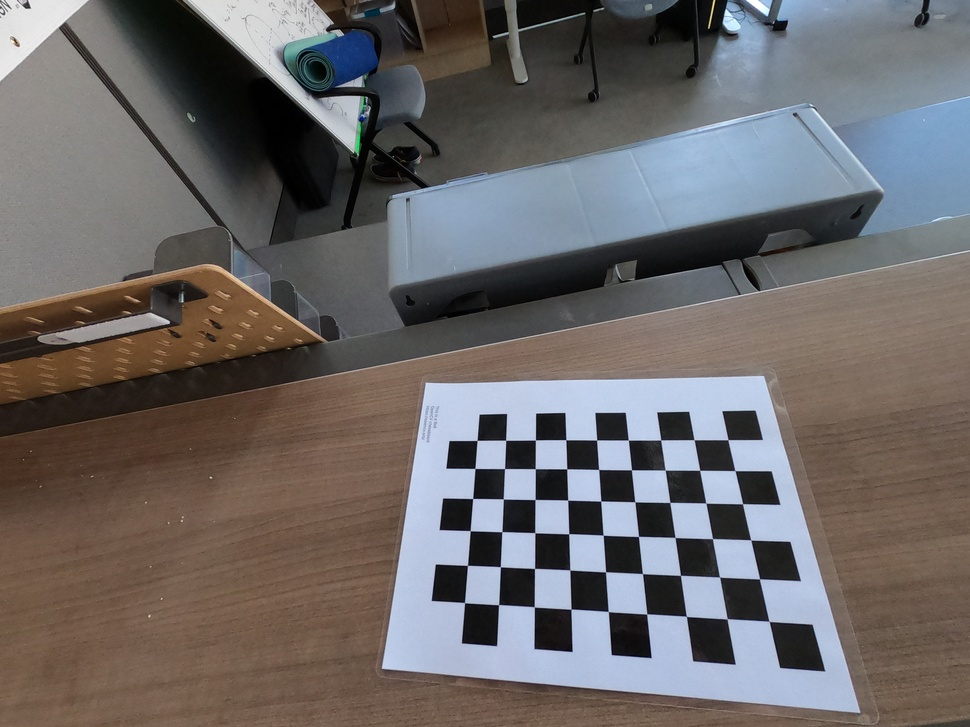
#> input picture scripts/images/GOPR0019.JPG, 970 x 727 px, shrunk from 4000 x 3000 before the run; its folder holds 4 pictures in this run
$ python camcal2.py
#> lines starting #> are read from the running program, lines starting #| are printed output that depends on the picture
#!/usr/bin/env python

import cv2
import numpy as np
import os
import glob
import yaml

# Defining the dimensions of checkerboard
CHECKERBOARD = (6,9)
criteria = (cv2.TERM_CRITERIA_EPS + cv2.TERM_CRITERIA_MAX_ITER, 30, 0.001)

# Creating vector to store vectors of 3D points for each checkerboard image
objpoints = []
# Creating vector to store vectors of 2D points for each checkerboard image
imgpoints = []


# Defining the world coordinates for 3D points
objp = np.zeros((1, CHECKERBOARD[0] * CHECKERBOARD[1], 3), np.float32)
objp[0,:,:2] = np.mgrid[0:CHECKERBOARD[0], 0:CHECKERBOARD[1]].T.reshape(-1, 2)
prev_img_shape = None

# Extracting path of individual image stored in a given directory
images = glob.glob('./images/*.JPG')
print("Num Images", len(images))
for fname in images:
    img = cv2.imread(fname)
#> img is the input picture: shape (727, 970, 3); mean B, G, R 103.7, 103.9, 107.9
    gray = cv2.cvtColor(img,cv2.COLOR_BGR2GRAY)
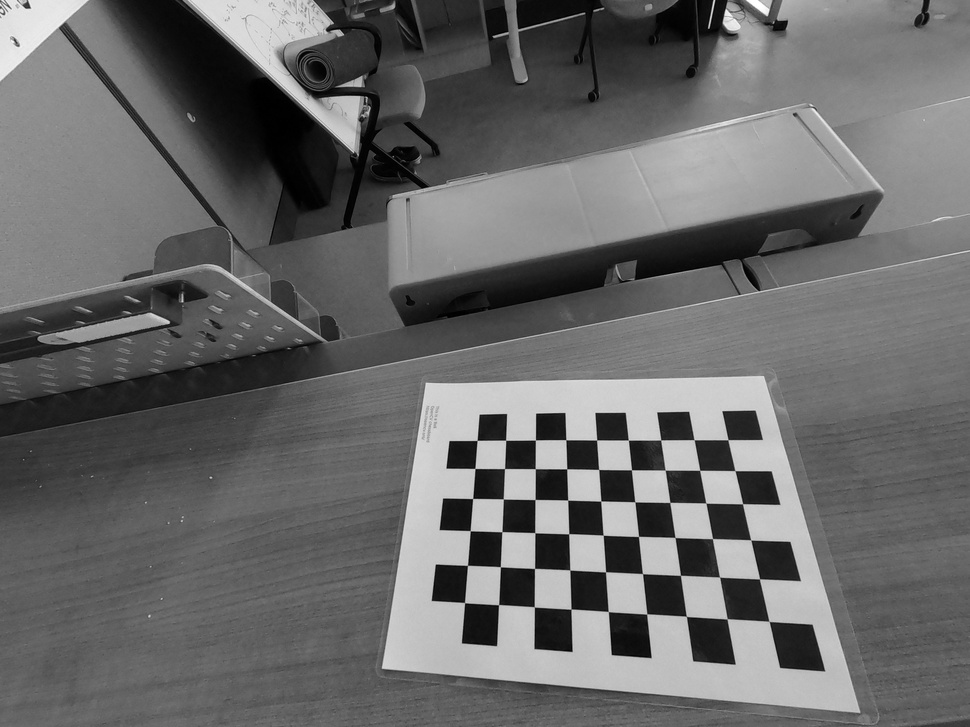
#> gray: shape (727, 970); min 0, max 255, mean 105.1
    # Rotate portrait
    if gray.shape[0] > gray.shape[1]:
        gray = cv2.rotate(gray, cv2.ROTATE_90_CLOCKWISE)
    print(fname, gray.shape)
#| ./images/GOPR0019.JPG (727, 970)
    if prev_img_shape == None:
        prev_img_shape = gray.shape
#> prev_img_shape = (727, 970)
    elif prev_img_shape != gray.shape:
        print ("LAKSJDLKASJDLKJASLDKJ")
        raise Exception("All images must share the same dimensions")

    # Find the chess board corners
    # If desired number of corners are found in the image then ret = true
    ret, corners = cv2.findChessboardCorners(gray, CHECKERBOARD, cv2.CALIB_CB_ADAPTIVE_THRESH + cv2.CALIB_CB_FAST_CHECK + cv2.CALIB_CB_NORMALIZE_IMAGE)
#> ret = True; corners = 54 rows, first 8: [728, 439.7], [734.9, 470.6], [742.6, 503.7], [750.8, 539.9], [759.5, 578.8], [769, 621.4], [694.1, 439.7], [699.7, 470.3]

    """
    If desired number of corner are detected,
    we refine the pixel coordinates and display
    them on the images of checker board
    """
    if ret == True:
        objpoints.append(objp)
        # refining pixel coordinates for given 2d points.
        corners2 = cv2.cornerSubPix(gray, corners, (11,11),(-1,-1), criteria)
#> corners2 = 54 rows, first 8: [727.9, 439.7], [734.9, 470.7], [742.5, 503.7], [750.7, 539.9], [759.5, 578.9], [769, 621.3], [694.1, 439.7], [699.7, 470.3]

        imgpoints.append(corners2)

        # Draw and display the corners
        # img = cv2.drawChessboardCorners(img, CHECKERBOARD, corners2, ret)

    # cv2.imshow('img',img)
    cv2.waitKey(0)
#> pass 2 of the loop `for fname in images:`:
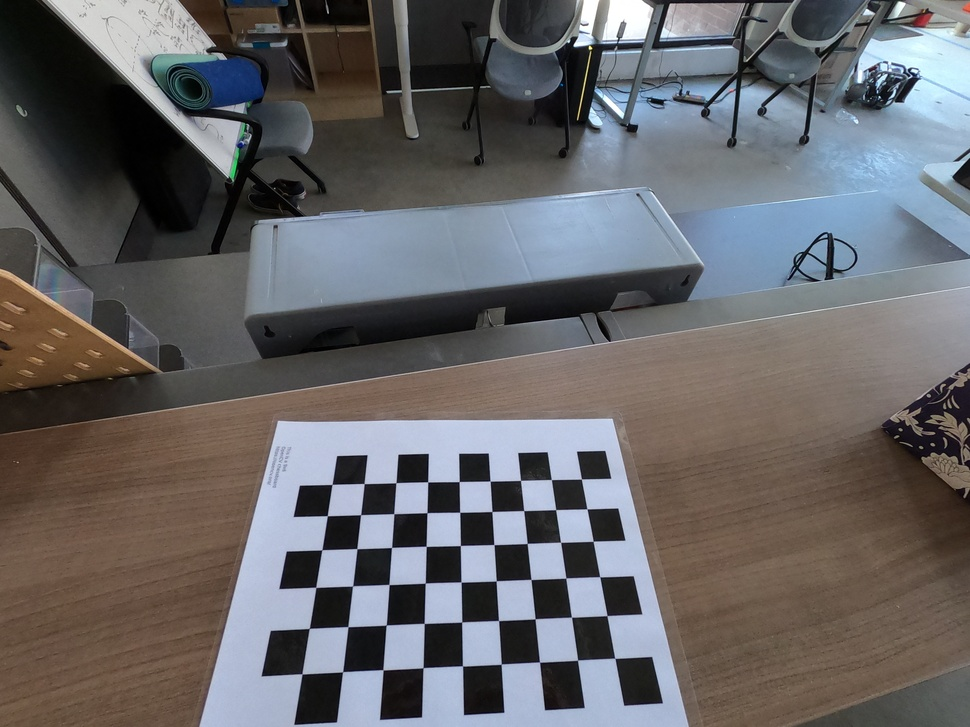
#> input picture scripts/images/GOPR0020.JPG, 970 x 727 px, shrunk from 4000 x 3000 before the run
#> img is the input picture: shape (727, 970, 3); mean B, G, R 103.1, 101.2, 102.6
#> `gray = cv2.cvtColor(img,cv2.COLOR_BGR2GRAY)`:
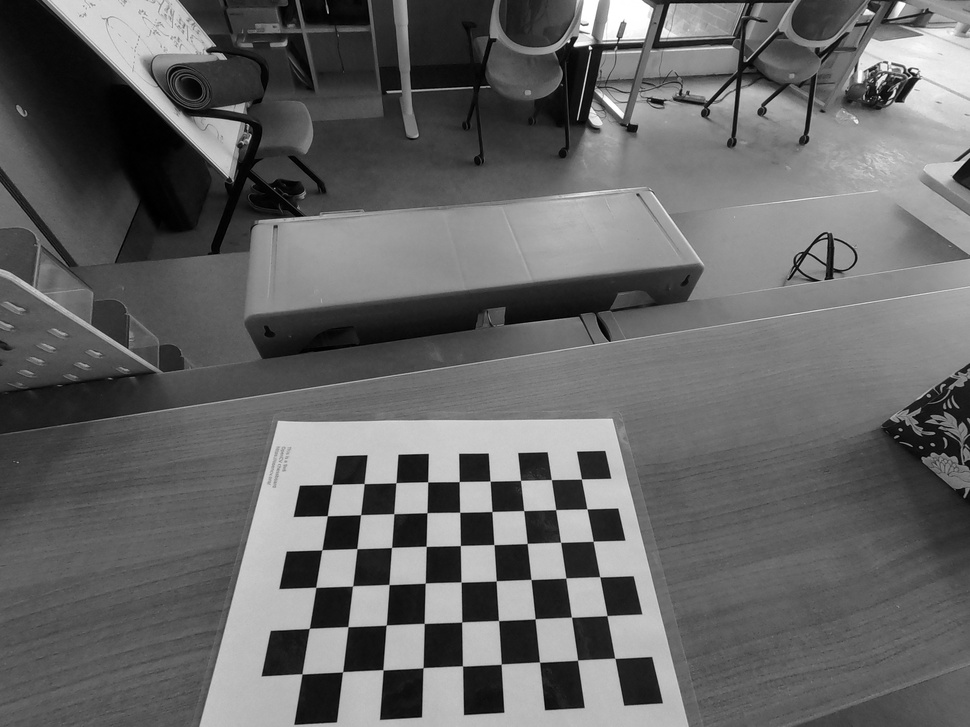
#> gray: shape (727, 970); min 0, max 255, mean 101.8
#| ./images/GOPR0020.JPG (727, 970)
#> corners = 54 rows, first 8: [581.4, 479.1], [586.9, 508.8], [593.1, 541.3], [599.7, 576.7], [607, 615.6], [614.9, 658.3], [551.3, 479.6], [555.7, 509.6]
#> corners2 = 54 rows, first 8: [581.4, 479], [586.9, 508.9], [593.2, 541.2], [599.7, 576.8], [607, 615.6], [614.8, 658.3], [551.3, 479.6], [555.7, 509.6]
#> pass 3 of the loop `for fname in images:`:
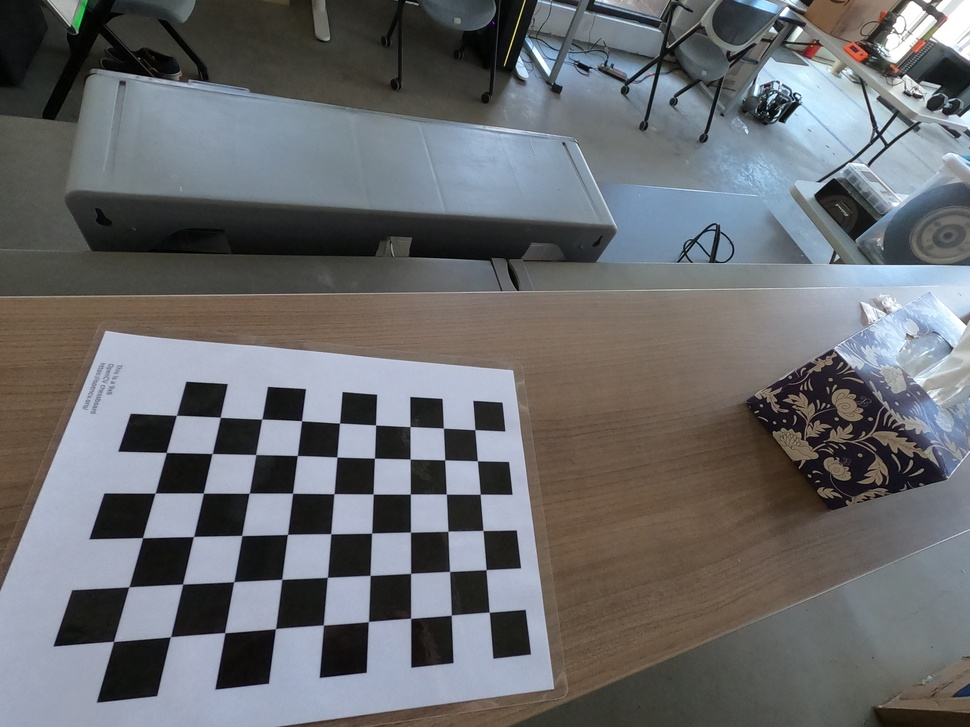
#> input picture scripts/images/GOPR0021.JPG, 970 x 727 px, shrunk from 4000 x 3000 before the run
#> img is the input picture: shape (727, 970, 3); mean B, G, R 110.1, 107.3, 105.8
#> `gray = cv2.cvtColor(img,cv2.COLOR_BGR2GRAY)`:
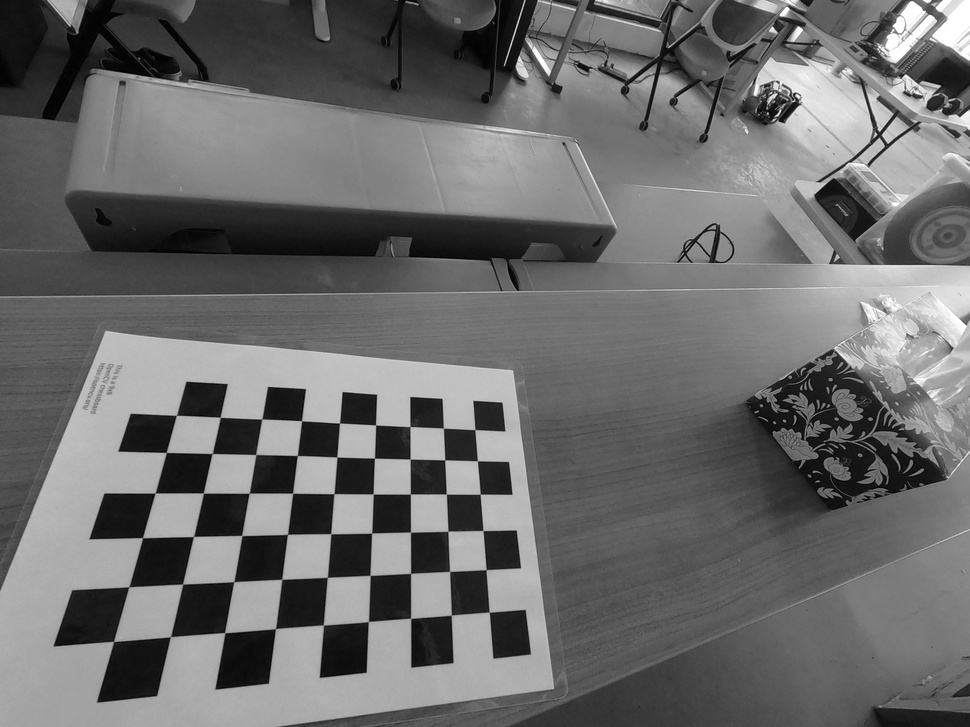
#> gray: shape (727, 970); min 0, max 255, mean 107.2
#| ./images/GOPR0021.JPG (727, 970)
#> corners = 54 rows, first 8: [474.9, 429.6], [477.4, 460.7], [480.2, 494.2], [483, 530.5], [486.1, 569.6], [489.3, 612.2], [443.5, 428.2], [444.7, 459.8]
#> corners2 = 54 rows, first 8: [474.8, 429.6], [477.4, 460.8], [480.2, 494.2], [483, 530.5], [486.1, 569.6], [489.3, 612.2], [443.4, 428.1], [444.7, 459.8]
#> the loop made 4 passes; the first 3 are shown

cv2.destroyAllWindows()

# h,w = img.shape[:2]

"""
Performing camera calibration by
passing the value of known 3D points (objpoints)
and corresponding pixel coordinates of the
detected corners (imgpoints)
"""
ret, mtx, dist, rvecs, tvecs = cv2.calibrateCamera(objpoints, imgpoints, prev_img_shape[::-1], None, None)

print("Camera matrix : \n")
print(mtx)
print("dist : \n")
print(dist)
print("rvecs : \n")
print(rvecs)
print("tvecs : \n")
print(tvecs)

# Write to a file following this format:
# /vslam_node:
#   ros__parameters:
#     camera_distortion:
#     - (...)
#     camera_fourcc: MJPG
#     camera_framerate: 30.0
#     camera_idx: 0
#     camera_intrinsics:
#     - (...)
#     camera_resolution:
#     -  (...)
#     enable_3d_viewer: true
#     enable_preview: true
#     enable_video_feedback: true
#     field_of_view: 100.0
#     real_world_position: false
#     start_without_mapping: false
#     use_sim_time: false

data = {
    "vslam_node": {
        "ros__parameters": {
            "camera_distortion": dist.flatten().tolist(),
            "camera_fourcc": "MJPG",
            "camera_framerate": 30.0,
            "camera_idx": 0,
            "camera_intrinsics": mtx.flatten().tolist(),
            "camera_resolution": prev_img_shape[::-1],
            "enable_3d_viewer": True,
            "enable_preview": True,
            "enable_video_feedback": True,
            "field_of_view": 100.0,
            "real_world_position": False,
            "start_without_mapping": False,
            "use_sim_time": False
        }
    }
}

with open("gen_config.yaml", "w") as f:
    yaml.safe_dump(data, f)
